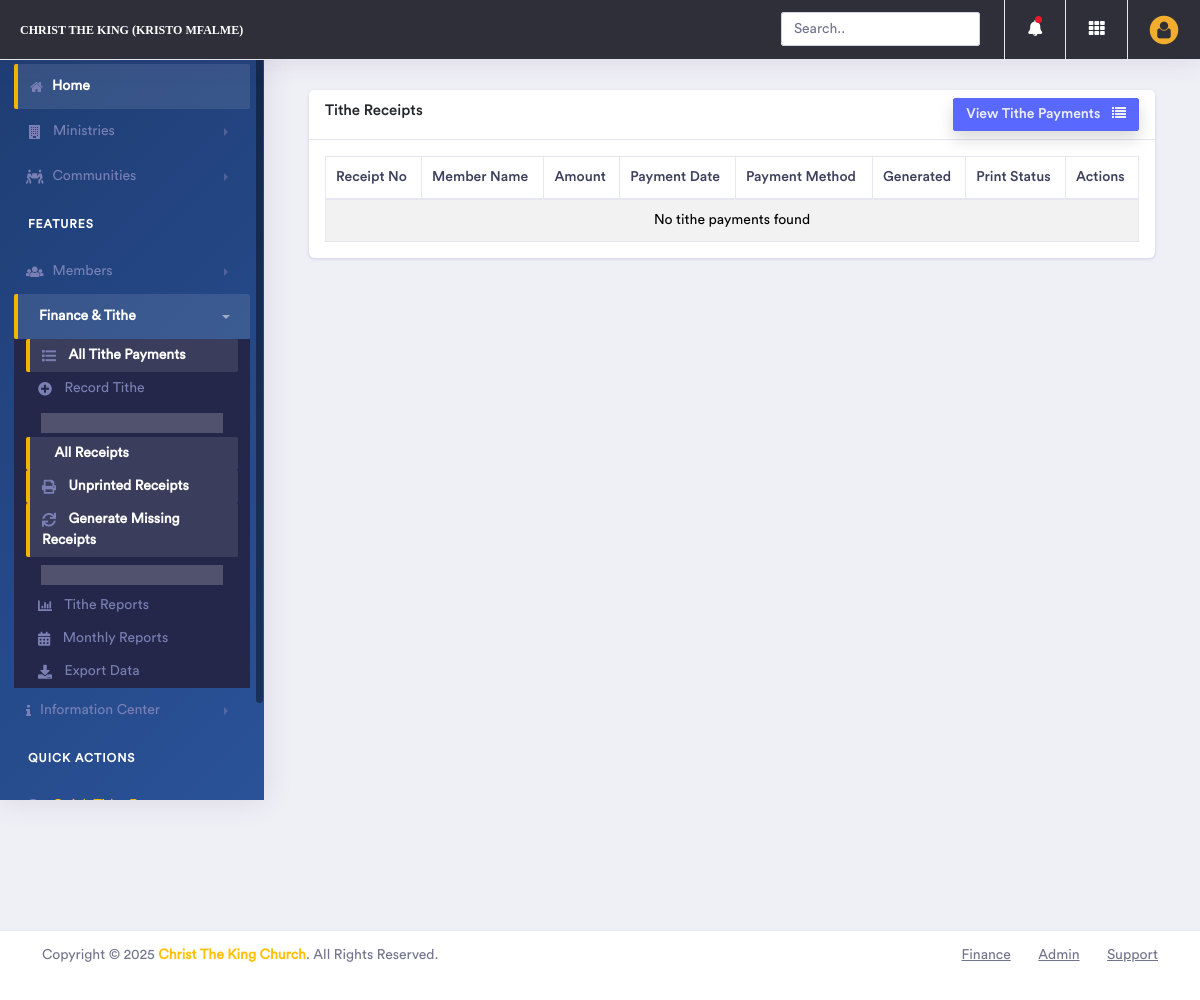
The page /tithe/receipt/list/ (signed in) on the database as committed earlier.
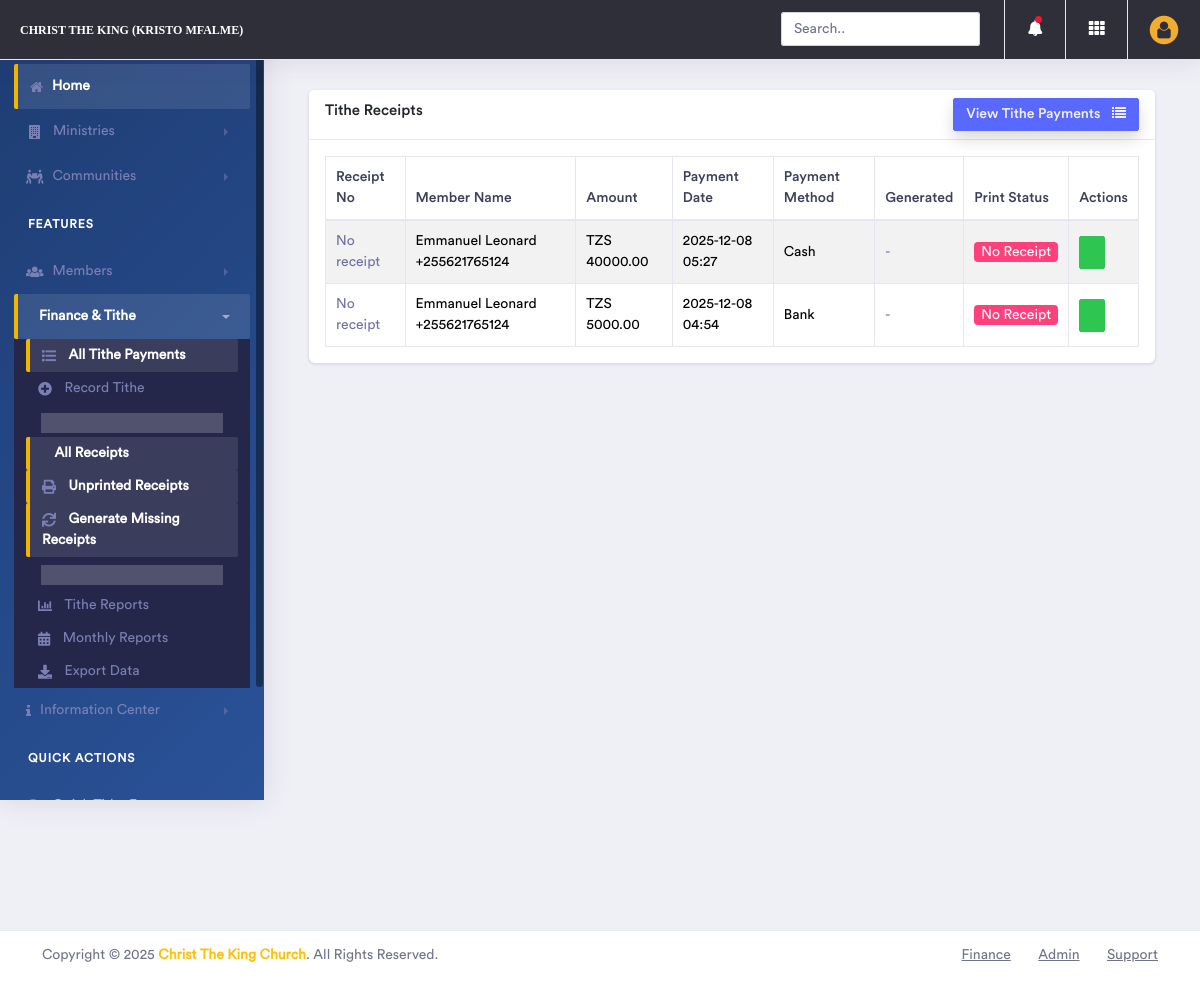
The same page on the database as committed later.
### tithe/models.py (models this page shows, shortened)
class TithePayment(models.Model):
    PAYMENT_STATUS_CHOICES = [
        ('cash', 'Cash'),
        ('bank', 'Bank'),
    ]
    sms_sent = models.BooleanField(default=False)
    sms_sent_at = models.DateTimeField(null=True, blank=True)
    sms_message_id = models.CharField(max_length=100, blank=True, null=True)
    sms_failure_count = models.IntegerField(default=0)
    last_sms_error = models.TextField(blank=True, null=True)
    date = models.DateTimeField(default=timezone.now, verbose_name='Invoice Date')
    name = models.ForeignKey(Member, verbose_name="Member", on_delete=models.CASCADE)  # Direct reference
    contact_number = models.CharField(max_length=13)
    amount = models.DecimalField(max_digits=10, decimal_places=2)
    status = models.CharField(
        max_length=50,
        choices=PAYMENT_STATUS_CHOICES,
        default='cash'
    )

### member/models.py (models this page shows)
class Member(models.Model):
    name = models.CharField(max_length=255)
    code = models.TextField(help_text="001PT", null= True)
    active = models.BooleanField(default= True)
    shepherd = models.ForeignKey(Community, on_delete=models.CASCADE, null=True, blank=True)
    ministry = models.ForeignKey(Ministry, on_delete=models.CASCADE, null=True, blank=True)
    telephone =PhoneNumberField(max_length=255, null=True, help_text=' Eg. +255 ')
    location = models.CharField(max_length=255)
    fathers_name = models.CharField(max_length=255, null=True, blank=True)
    mothers_name = models.CharField(max_length=255, null=True, blank=True)
    guardians_name = models.CharField(max_length=255, null=True, blank=True)
    new_believer_school = models.BooleanField()
    pays_tithe = models.BooleanField(default=False)
    working = models.BooleanField(default=False)
    schooling = models.BooleanField(default=False)
    picture = models.ImageField(upload_to=upload_image_path, null=True, blank=True)
    objects = MemberManager()
    def __str__(self):
        return f'{self.name} {self.telephone}'

### tithe/views.py (the view)
# urls.py: path('receipt/list/', views.receipt_list, name='receipt_list'),
@login_required
def receipt_list(request):
    template = "tithepayment/receipt_list.html"
    if request.GET.get('ajax_counts') or request.headers.get('X-Requested-With') == 'XMLHttpRequest':
        unprinted_count = TitheReceipt.objects.filter(is_printed=False).count()
        return JsonResponse({
            'unprinted_count': unprinted_count,
            'total_receipts': TitheReceipt.objects.count()
        })
    payments = TithePayment.objects.all().order_by('-date')
    show_unprinted = request.GET.get('show_unprinted')
    if show_unprinted:
        payments = payments.filter(receipt__is_printed=False)
    for payment in payments:
        payment.has_receipt = hasattr(payment, 'receipt')
        if payment.has_receipt:
            payment.receipt_data = payment.receipt
    unprinted_count = TitheReceipt.objects.filter(is_printed=False).count()
    total_receipts = TitheReceipt.objects.count()
    context = {
        "payments": payments,
        "receipts_active": "active",
        "unprinted_count": unprinted_count,
        "total_receipts": total_receipts,
        "show_unprinted": bool(show_unprinted),
    }
    return render(request, template, context)

### templates/tithepayment/receipt_list.html (shortened to what this page needs)
{% extends 'base.html' %}
{% block content %}
<div class="dashboard-wrapper">
    <div class="container-fluid dashboard-content">
        <div class="col-xl-12 col-lg-12 col-md-12 col-sm-12 col-12">
            <div class="card">
                <h5 class="card-header">Tithe Receipts
                    <a href="{% url 'tithepayment:tithepayment_list' %}" class="btn btn-sm btn-primary shadow float-right text-light">
                        View Tithe Payments <i class="fa fa-list ml-2"></i>
                    </a>
                </h5>
                <div class="card-body">
                    <div class="table-responsive">
                        <table class="table table-striped table-bordered first">
                            <thead>
                                <tr>
                                    <th>Receipt No</th>
                                    <th>Member Name</th>
                                    <th>Amount</th>
                                    <th>Payment Date</th>
                                    <th>Payment Method</th>
                                    <th>Generated</th>
                                    <th>Print Status</th>
                                    <th>Actions</th>
                                </tr>
                            </thead>
                            <tbody>
                            {% for payment in payments %}
                                <tr>
                                    <td>
                                        {% if payment.has_receipt %}
                                            {{ payment.receipt_data.receipt_number }}
                                        {% else %}
                                            <span class="text-muted">No receipt</span>
                                        {% endif %}
                                    </td>
                                    <td>{{ payment.name }}</td>
                                    <td>TZS {{ payment.amount|floatformat:2 }}</td>
                                    <td>{{ payment.date|date:"Y-m-d H:i" }}</td>
                                    <td>{{ payment.get_status_display }}</td>
                                    <td>
                                        {% if payment.has_receipt %}
                                            {{ payment.receipt_data.generated_at|date:"Y-m-d H:i" }}
                                        {% else %}
                                            <span class="text-muted">-</span>
                                        {% endif %}
                                    </td>
                                    <td>
                                        {% if payment.has_receipt %}
                                            {% if payment.receipt_data.is_printed %}
                                                <span class="badge badge-success">Printed</span>
                                            {% else %}
                                                <span class="badge badge-warning">Not Printed</span>
                                            {% endif %}
                                        {% else %}
                                            <span class="badge badge-secondary">No Receipt</span>
                                        {% endif %}
                                    </td>
                                    <td>
                                        <div class="btn-group">
                                            {% if payment.has_receipt %}
                                                <a href="{% url 'print_receipt' payment.receipt_data.id %}"
                                                   class="btn btn-sm btn-primary" title="Print Receipt">
                                                    <i class="fa fa-print"></i>
                                                </a>
                                            {% else %}
                                                <a href="{% url 'generate_receipt' payment.id %}"
                                                   class="btn btn-sm btn-success" title="Generate Receipt">
                                                </a>
                                            {% endif %}
                                        </div>
                                    </td>
                                </tr>
                            {% empty %}
                                <tr>
                                    <td colspan="8" class="text-center">No tithe payments found</td>
                                </tr>
                            {% endfor %}
                            </tbody>
                        </table>
                    </div>
                </div>
            </div>
        </div>
    </div>
</div>
{% endblock %}

Rows that differ between the two databases and show on the page:
added TithePayment: shows "No receipt", name "Emmanuel Leonard +255621765124", amount "40000.00", date "2025-12-08 05:27", status "Cash", shows "No Receipt"
added TithePayment: shows "No receipt", name "Emmanuel Leonard +255621765124", amount "5000.00", date "2025-12-08 04:54", status "Bank", shows "No Receipt"
Other text that changed with them:
text no longer shown: "No tithe payments found"
